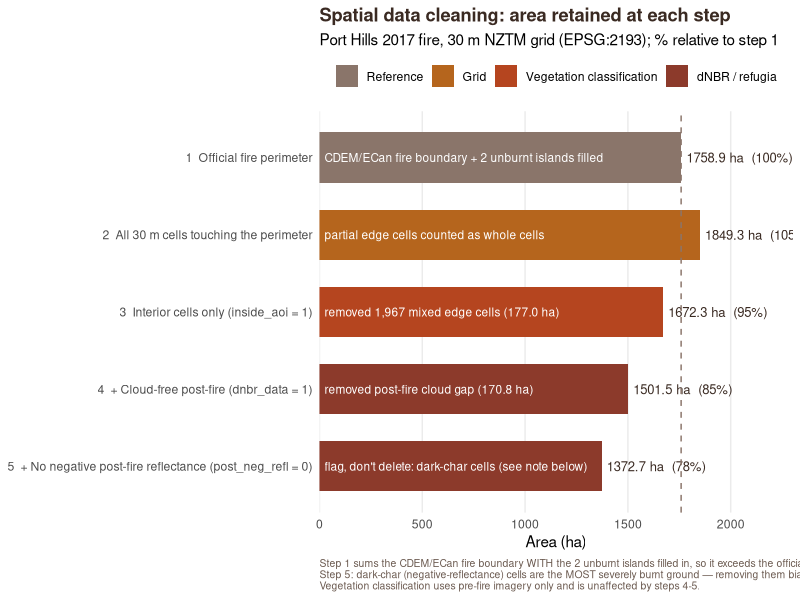

The R script that drew this image:
# ============================================================
# 04_A3_cleaning_funnel.R
# ERST619 Kaupapa Tuhika 3 — Spatial data cleaning funnel
# 每一步清洗后研究区还剩多少面积 (ha)
# 数字来源：PortHills2017_stackA3.tif (31 bands, 30 m NZTM grid)
#   每个格子 = 30 x 30 m = 0.09 ha
# ============================================================

library(ggplot2)

# 1) 清洗步骤 / cleaning steps ------------------------------
#    ha     = 该步之后剩下的面积
#    branch = 这一层给谁用
#    note   = 这一步去掉了什么、为什么
steps <- data.frame(
  step   = c("1  Official fire perimeter",
             "2  All 30 m cells touching the perimeter",
             "3  Interior cells only (inside_aoi = 1)",
             "4  + Cloud-free post-fire (dnbr_data = 1)",
             "5  + No negative post-fire reflectance (post_neg_refl = 0)"),
  ha     = c(1758.88, 1849.32, 1672.29, 1501.47, 1372.68),
  branch = c("Reference", "Grid", "Vegetation classification",
             "dNBR / refugia", "dNBR / refugia"),
  note   = c("CDEM/ECan fire boundary + 2 unburnt islands filled",
             "partial edge cells counted as whole cells",
             "removed 1,967 mixed edge cells (177.0 ha)",
             "removed post-fire cloud gap (170.8 ha)",
             "flag, don't delete: dark-char cells (see note below)")
)

# 2) 顺序与标签 ---------------------------------------------
#    ggplot 的 y 轴由下往上画，所以 rev() 让第 1 步排在最上面
steps$step   <- factor(steps$step, levels = rev(steps$step))
steps$branch <- factor(steps$branch,
                       levels = c("Reference", "Grid",
                                  "Vegetation classification", "dNBR / refugia"))
#    百分比都相对官方 perimeter
steps$pct   <- steps$ha / 1758.88 * 100
steps$label <- sprintf("%.1f ha  (%.0f%%)", steps$ha, steps$pct)

# 3) 画 -----------------------------------------------------
p <- ggplot(steps, aes(x = ha, y = step, fill = branch)) +
  geom_col(width = 0.65) +
  # 条形右边：面积和百分比
  geom_text(aes(label = label), hjust = -0.05, size = 3.3, colour = "#3A2A22") +
  # 条形里面：这一步去掉了什么
  geom_text(aes(x = 25, label = note), hjust = 0, size = 3, colour = "white") +
  # 虚线 = 官方面积，方便看每一步比官方多或少
  geom_vline(xintercept = 1758.88, linetype = "dashed", colour = "#8A756A") +
  scale_fill_manual(values = c("Reference"                 = "#8A756A",
                               "Grid"                      = "#B5651D",
                               "Vegetation classification" = "#B5451F",
                               "dNBR / refugia"            = "#8C3A2B")) +
  scale_x_continuous(limits = c(0, 2300), expand = c(0, 0)) +
  labs(title    = "Spatial data cleaning: area retained at each step",
       subtitle = "Port Hills 2017 fire, 30 m NZTM grid (EPSG:2193); % relative to step 1",
       caption  = paste0(
         "Step 1 sums the CDEM/ECan fire boundary WITH the 2 unburnt islands filled in, so it exceeds the official final area (CCC 1,645 ha; AIDR 1,661 ha). Source date to confirm on ECan download metadata.\n",
         "Step 5: dark-char (negative-reflectance) cells are the MOST severely burnt ground — removing them biases burned area & severity LOW, so they are flagged, not deleted.\n",
         "Vegetation classification uses pre-fire imagery only and is unaffected by steps 4-5."),
       x = "Area (ha)", y = NULL, fill = NULL) +
  theme_minimal(base_size = 11) +
  theme(panel.grid.minor   = element_blank(),
        panel.grid.major.y = element_blank(),
        legend.position    = "top",
        plot.title         = element_text(face = "bold", colour = "#3A2A22"),
        plot.caption       = element_text(hjust = 0, colour = "#6b5a50", size = 7.5))

# 4) 导出 ---------------------------------------------------
dir.create("figures", showWarnings = FALSE)
ggsave("figures/A3_cleaning_funnel.png", plot = p, width = 10, height = 5.3, dpi = 300)
cat("已导出 figures/A3_cleaning_funnel.png\n")
